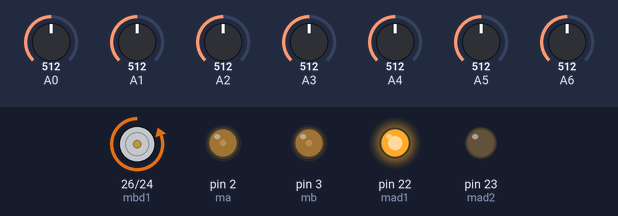
The sketch below on a simulated Arduino Mega 2560, built with avr-gcc and run on an emulated ATmega2560. Parts: motor-driver pin pairs drawn as motors (green arrow = first pin HIGH = forward, orange = second pin HIGH = backward, longer = more drive), output pins drawn as LEDs (lit = HIGH). The test bench sets the inputs (shaded band); at power-on: A1 = 512, A5 = 512, A0 = 512, A2 = 512, A3 = 512, A4 = 512, A6 = 512.

Above: at 1.2 s.
1.3 s: A1 set to 598
2.8 s: A1 set to 633
At 4.0 s:
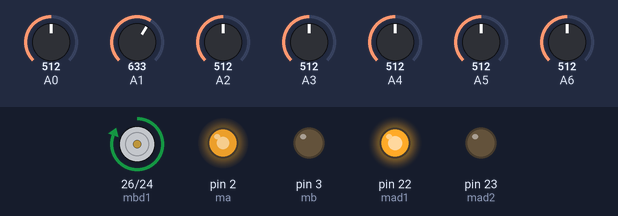
4.3 s: A5 set to 605
5.8 s: A5 set to 625
At 7.0 s:
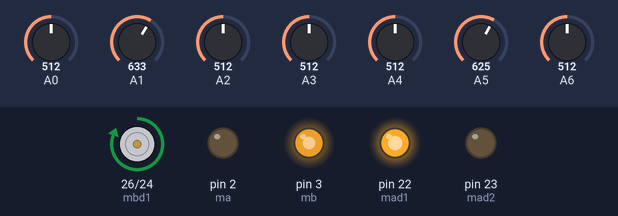
7.4 s: A5 set to 306
At 8.3 s:
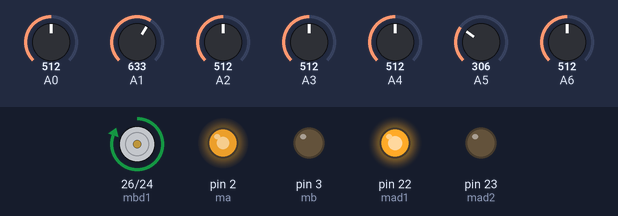
9.0 s: A0 set to 716
At 9.4 s:
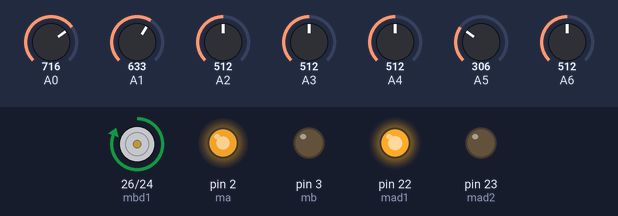
Timing chart, 0 to 11.5 s (numbered marks = the images above; inputs shaded):
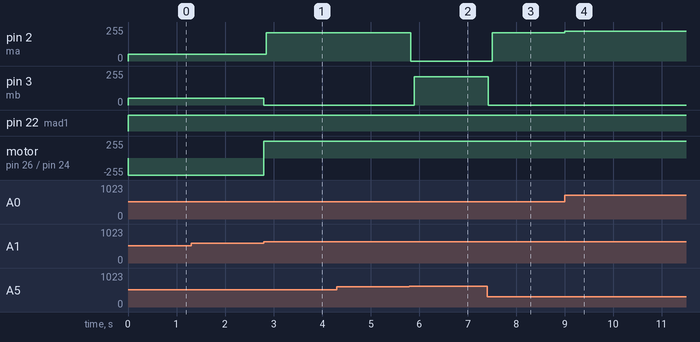

Measured:
- the behaviour switches between 614 and 615 on A1 (found by bisection; images 0 and 1)
- the behaviour switches between 614 and 615 on A5 (found by bisection; images 1 and 2)
- after the input at 1.3 s, every drawn part: stays the same
- after the input at 2.8 s, pin 2 (ma): 50/255 → 212/255 after 0.05 s; pin 3 (mb): 50/255 → 0/255 at once; motor on pin 26 (mbd1) / pin 24 (mbd2): backward 255/255 → forward 255/255 at once
- after the input at 4.3 s, every drawn part: stays the same
- after the input at 5.8 s, pin 2 (ma): 212/255 → 0/255 at once; pin 3 (mb): 0/255 → 212/255 after 0.10 s
- after the input at 7.4 s, pin 2 (ma): 0/255 → 212/255 after 0.10 s; pin 3 (mb): 212/255 → 0/255 at once
- after the input at 9.0 s, pin 2 (ma): 212/255 → 225/255 at once

The sketch:

_7_sensors_PI.ino
```cpp
/*
Coded by Haider Iftikhar
Center for Advanced Studies in Engineering (C@SE)
*/
#include <Servo.h>

//Servo ma,mb;  //Ma>right  Mb>left


int error=0,p_error=0,kp=10;

const byte ma = 2;
const byte mb = 3;

const byte mad1 = 22;
const byte mad2 = 23;

const byte mbd1 = 26;
const byte mbd2 = 24;

float i_error=00.00,t_error=00.00,b_speed=35.00,ki=0.1,a,v_out=0.0,m1_speed=00.00,m2_speed=00.00;

float s_3_vol,s_2_vol,s_1_vol,s0_vol,s1_vol,s2_vol,s3_vol;
int s_3,s_2,s_1,s0,s1,s2,s3;  //when using ADC

void ini_sensors(void);
void read_sensors(void);
void adc(void);
void display_s(void);
void display_v(void);
void straight(void);
void right_first(void);
void left_first(void);
void u_turn(void);

void setup()
{
  pinMode(mad1, OUTPUT);
  pinMode(mad2, OUTPUT);
  pinMode(mbd1, OUTPUT);
  pinMode(mbd2, OUTPUT);
  pinMode(ma, OUTPUT);
  pinMode(mb, OUTPUT);

  Serial.begin(9600);
}

void loop()
{
  adc();

  u_turn();
  //left_first();
  right_first();
  straight();
}
void straight(void)
{
  adc();
  if(s_1==1&&s1==1)    //0 0 111 0 0
  {
    error=0;
  }
  if(s_1==1&&s0==1&&s1==0)    //0 0 110 0 0
  {
    error=-1;
  }
  if(s_1==0&&s0==1&&s1==1)    //0 0 011 0 0
  {
    error=1;
  }
  if(s_1==1&&s0==0&&s1==0)  //0 0 100 0 0
  {
    error=-2;
  }
  if(s_1==0&&s0==0&&s1==1)  //0 0 001 0 0
  {
    error=2;
  }
  if(s_2==1&&s_1==1) //0 1 1 0 0 0
  {
    error=-3;
  }
  if(s2==1&&s1==1) //0 0 0 1 1 0
  {
    error=3;
  }
  if(s_3==0&&s_2==1) //0 1 0 0 0 0
  {
    error=-4;
  }
  if(s3==0&&s2==1) //0 0 0 0 1 0
  {
    error=4;
  }
  if(s_3==1&&s_2==1) //1 1 0 0 0 0
  {
    error=-5;
  }
  if(s3==1&&s2==1) //0 0 0 0 1 1
  {
    error=5;
  }
  if(s_3==1&&s_2==0) //1 0 0 0 0 0
  {
    error=-6;
  }
  if(s3==1&&s2==0) //0 0 0 0 0 1
  {
    error=6;
  }
  if(s_3==0&&s_2==0&&s_1==0&&s0==0&&s1==0&&s2==0&&s3==0)
  {
    error=error;
  }


  p_error=kp*error;
  i_error=i_error+ki*error;
  if(i_error>=10)
    i_error=10;
  if(i_error<=-10)
    i_error=-10;

  t_error=p_error+i_error;

  m1_speed=b_speed-t_error;
  m2_speed=b_speed+t_error;

  if(m1_speed>=90)
    m1_speed=90;
  if(m1_speed<=0)
    m1_speed=0;

  if(m2_speed>=90)
    m2_speed=90;
  if(m2_speed<=0)
    m2_speed=0;

  pwm1(m1_speed,1);
  pwm2(m2_speed,1);
}

void right_first(void)
{
  if(s3==1&&s1==1&&s_3==0)
  {
    pwm1(30,1);
    pwm2(30,0);
    delay(300);
    while(s_2!=1)
    {
      adc();
      pwm1(30,1);
      pwm2(30,0);
    }
  }
  if(s_3==1&&s_1==1&&s3==0)
  {
    delay(100);
    adc();
    if(s_1==1||s1==1)
    {
      straight();
    }
    else
    {
      pwm1(30,0);
      pwm2(30,1);
      delay(200);
      while(s2!=1)
      {
        adc();
        pwm1(30,0);
        pwm2(30,1);
      }
    }
  }
  if(s_3==1&&s_1==1&&s1==1&&s3==1)
  {
    pwm1(30,1);
    pwm2(30,0);
    delay(300);
    while(s_2!=1)
    {
      adc();
      pwm1(30,1);
      pwm2(30,0);
    }
  }
}

void left_first(void)
{
  if(s_3==1&&s_1==1&&s3==0)
  {
    pwm1(20,0);
    pwm2(20,1);
    delay(200);
    while(s1!=1)
    {
      adc();
      pwm1(30,0);
      pwm2(30,1);
    }
  }
  if(s3==1&&s1==1&&s_3==0)
  {
    delay(100);
    if(s_1==1&&s1==1)
    {
      straight();
    }
    else
    {
      pwm1(20,1);
      pwm2(20,0);
      delay(200);
      while(s_1!=1)
      {
        adc();
        pwm1(20,1);
        pwm2(20,0);
      }
    }
  }
}

void u_turn(void)
{
  if(s_3==0&&s_2==0&&s_1==0&&s0==0&&s1==0&&s2==0&&s3==0)
  {
    pwm1(20,1);
    pwm2(20,0);
    delay(200);
    while(s_2!=1)
    {
      adc();
      pwm1(20,1);
      pwm2(20,0);
    }
  }
}

void display_s(void)
{
  Serial.print(s_3);
  Serial.print(s_2);
  Serial.print(s_1);
  Serial.print(s0);
  Serial.print(s1);
  Serial.print(s2);
  Serial.print(s3);
  Serial.print("\n");
}

void pwm1(float speed, int dir)
{
  if(dir==1)
  {
    digitalWrite(mad1,HIGH);
    digitalWrite(mad2,LOW);
  }
  if(dir==0)
  {
    digitalWrite(mad1,LOW);
    digitalWrite(mad2,HIGH);
  }
 analogWrite(ma,speed*2.5);
}

void pwm2(float speed, int dir)
{
  if(dir==1)
  {
    digitalWrite(mbd1,HIGH);
    digitalWrite(mbd2,LOW);
  }
  if(dir==0)
  {
    digitalWrite(mbd1,LOW);
    digitalWrite(mbd2,HIGH);
  }
  analogWrite(mb,speed*2.5);
}

void adc(void)
{
  s_3_vol=analogRead(A0);
  s_2_vol=analogRead(A1);
  s_1_vol=analogRead(A2);
  s0_vol=analogRead(A3);
  s1_vol=analogRead(A4);
  s2_vol=analogRead(A5);
  s3_vol=analogRead(A6);

  s_3_vol=(s_3_vol/1024.00)*5;
  s_2_vol=(s_2_vol/1024.00)*5;
  s_1_vol=(s_1_vol/1024.00)*5;
  s0_vol=(s0_vol/1024.00)*5;
  s1_vol=(s1_vol/1024.00)*5;
  s2_vol=(s2_vol/1024.00)*5;
  s3_vol=(s3_vol/1024.00)*5;

  if(s_3_vol>3.0)
    s_3=1;
  else
    s_3=0;

  if(s_2_vol>3.0)
    s_2=1;
  else
    s_2=0;

  if(s_1_vol>4.0)
    s_1=1;
  else
    s_1=0;

  if(s0_vol>3.0)
    s0=1;
  else
    s0=0;

  if(s1_vol>3.0)
    s1=1;
  else
    s1=0;

  if(s2_vol>3.0)
    s2=1;
  else
    s2=0;

  if(s3_vol>4.0)
    s3=1;
  else
    s3=0;
}
```
